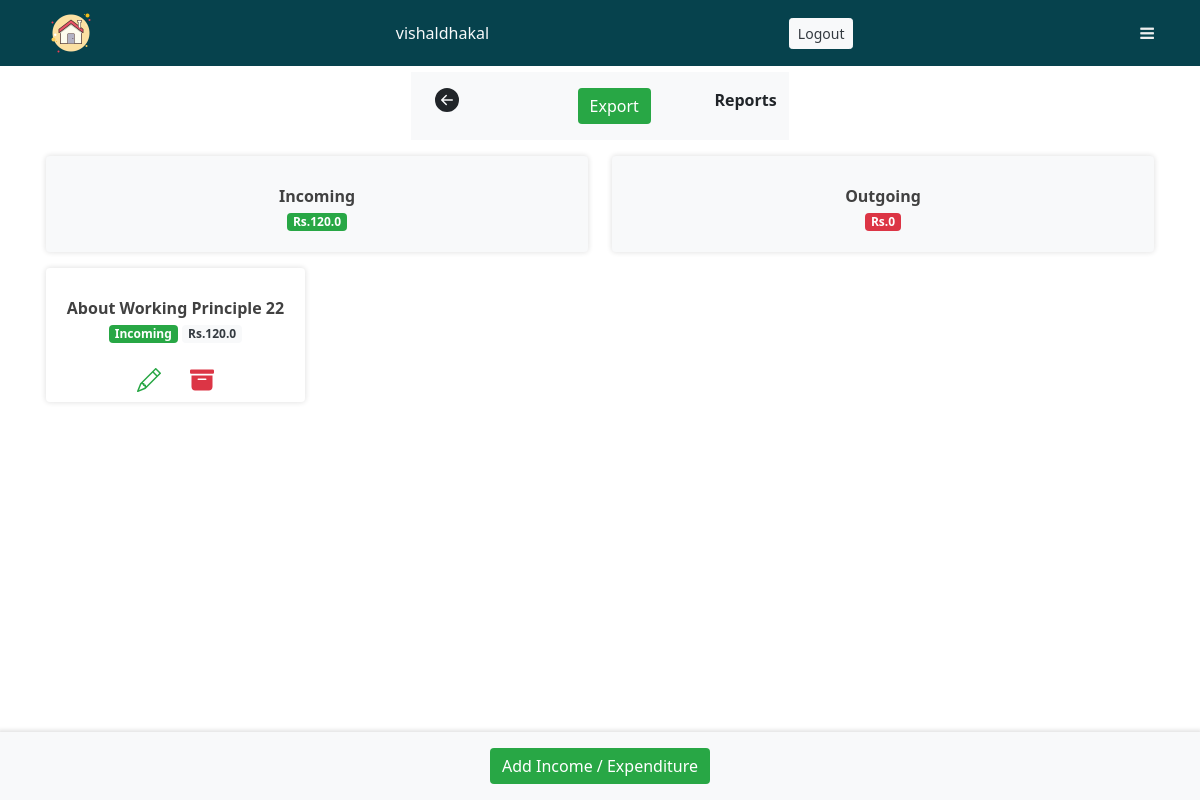
Before: /project-single/1 (signed in) with the older database file.
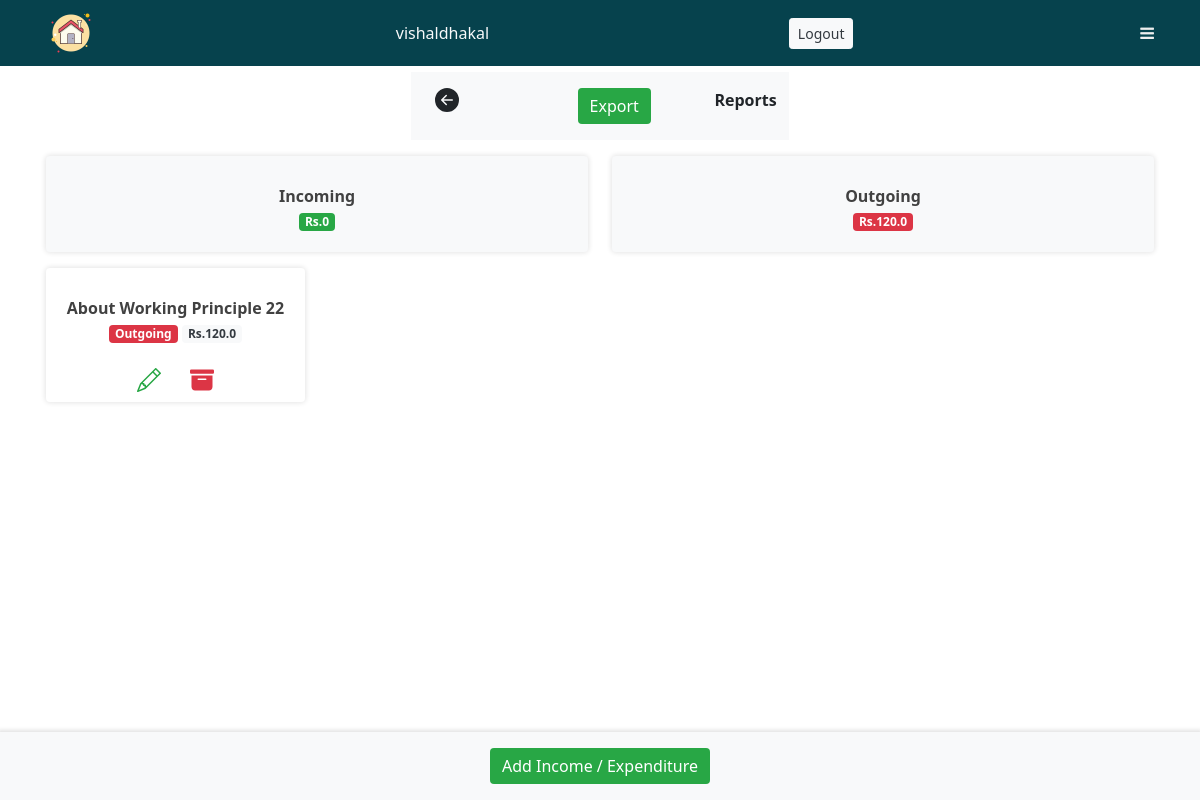
After: the same page with the newer database file.
### home/models.py (models this page shows, shortened)
class Project(models.Model):
    name = models.CharField(max_length = 500)
    members = models.ManyToManyField(User,blank=True)
    description = models.TextField()
    def calculateIncomings(self):
        reports = Report.objects.filter(Q(project=self) & Q(money_choice="Incoming"))
        tot = 0
        for rep in reports:
            tot = tot+rep.amount
        return tot
    def calculateOutgoings(self):
        reports = Report.objects.filter(Q(project=self) & Q(money_choice="Outgoing"))
        tot = 0
        for rep in reports:
            tot = tot+rep.amount
        return tot

class Report(models.Model):
    MONEY_CHOICES = [
    ('Incoming','Incoming'),
    ('Outgoing','Outgoing')
    ]
    MONEY_METHODS = [
    ('Cash','Cash'),
    ('Cheque','Cheque'),
    ('Other','Other')
    ]
    user = models.ForeignKey(User,on_delete=models.CASCADE,related_name="sdd")
    description = models.TextField()
    topic = models.CharField(max_length = 500)
    money_choice = models.CharField(max_length=200,choices=MONEY_CHOICES)
    project = models.ForeignKey(Project,on_delete=models.CASCADE,related_name="sd",blank=True)
    amount = models.FloatField(default=0)
    money_method = models.CharField(max_length=200,choices=MONEY_METHODS,default="Cash")

### home/views.py (the view)
# urls.py: path('project-single/<int:id>',views.project_single,name="project_single"),
def project_single(request,id):
    proj = Project.objects.get(id=id)
    reports = Report.objects.filter(project=proj)
    referer = str(request.META.get('HTTP_REFERER'))
    ctx = {
        'reports':reports,
        'project':proj,
        'back_page':referer
    }
    return render(request, 'project_single.html',ctx)

### templates/project_single.html (shortened to what this page needs)
{% extends 'base.html' %}
{% block body %}
<div class="container mt-5 pt-4">
    <div class="row row-cols-1 row-cols-sm-3 mb-2">
        <div class="col"></div>
        <div class="col">
            <div class="row row-cols-3 bg-light py-2 font-weight-bold ">
                <div class="col text-left">
                    <a href="{% url 'overview' %}" class="btn no-border2">
                    </a>
                </div>
                <div class="col text-right py-2">
                    <a href="{% url 'export_csv' project.id %}" class="btn btn-success no-border2">Export</a>
                </div>
                <div class="col text-right py-2">
                    <strong>Reports</strong>
                </div>
            </div>
        </div>
        <div class="col"></div>
    </div>
    <div class="row row-cols-2 row-cols-md-2">
        <div class="col text">
            <div class="my-2 btnlink myRipple" ripple-color='red'>
                <div class=" bg-light cont p-1 myshad rounded text-center">
                    <br>
                    <b>Incoming</b>
                    <p>
                        <span class="badge bg-success">Rs.{{project.calculateIncomings}}</span>
                    </p>
                </div>
            </div>
        </div>
        <div class="col">
            <div class="my-2 btnlink myRipple" ripple-color='red'>
                <div class="bg-light cont p-1 myshad rounded text-center">
                    <br>
                    <b>Outgoing</b>
                    <p>
                        <span class="badge bg-danger">Rs.{{project.calculateOutgoings}}</span>
                    </p>
                </div>
            </div>
        </div>
    </div>
    <div class="row row-cols-1 row-cols-md-4">
        {% for rep in reports %}
        <div class="col my-2">
            <a href="{% url 'report_single' rep.id %}" class="my-2 btnlink myRipple" ripple-color='red'>
                <div class="cont p-1 myshad rounded text-center">
                    <br>
                    <b>{{rep.topic}}</b>
                    <p>
                        <span class="badge {% if rep.money_choice == 'Incoming' %} bg-success {% else %} bg-danger {% endif %}">{{rep.money_choice}}</span>
                        <span class="badge bg-light text-dark">Rs.{{rep.amount}}</span>
                    </p>
                    {% if request.user.is_staff %}
                    <a href="{% url 'edit_report' rep.id %}" class="btn no-border2">
                    </a>
                    <button type="button" class="btn no-border2" data-toggle="modal" data-target="#exampleModal">
                    </button>
                    {% endif %}
                </div>
            </a>
        </div>
        {% endfor %}
    </div>
</div>
<div class="conatiner bg-light p-3 myb">
    <div class="row row-cols-1 text-center">
        <div class="col">
            {% if request.user.is_staff %}
            <a href="#" class="btn btn-success no-border2" data-toggle="modal" data-target="#exampleModal">Add Income / Expenditure</a>
            {% else %}
            <span class="font-weight-bold text-danger">You are not admin !</span>
            {% endif %}
        </div>
    </div>
</div>
<div class="py-5">
</div>
{% endblock %}

Changed rows visible on the page:
computed for Project: calculateIncomings "120.0" → "0"; calculateOutgoings "0" → "120.0"
changed Report "About Working Principle 22": money_choice "Incoming" → "Outgoing"
